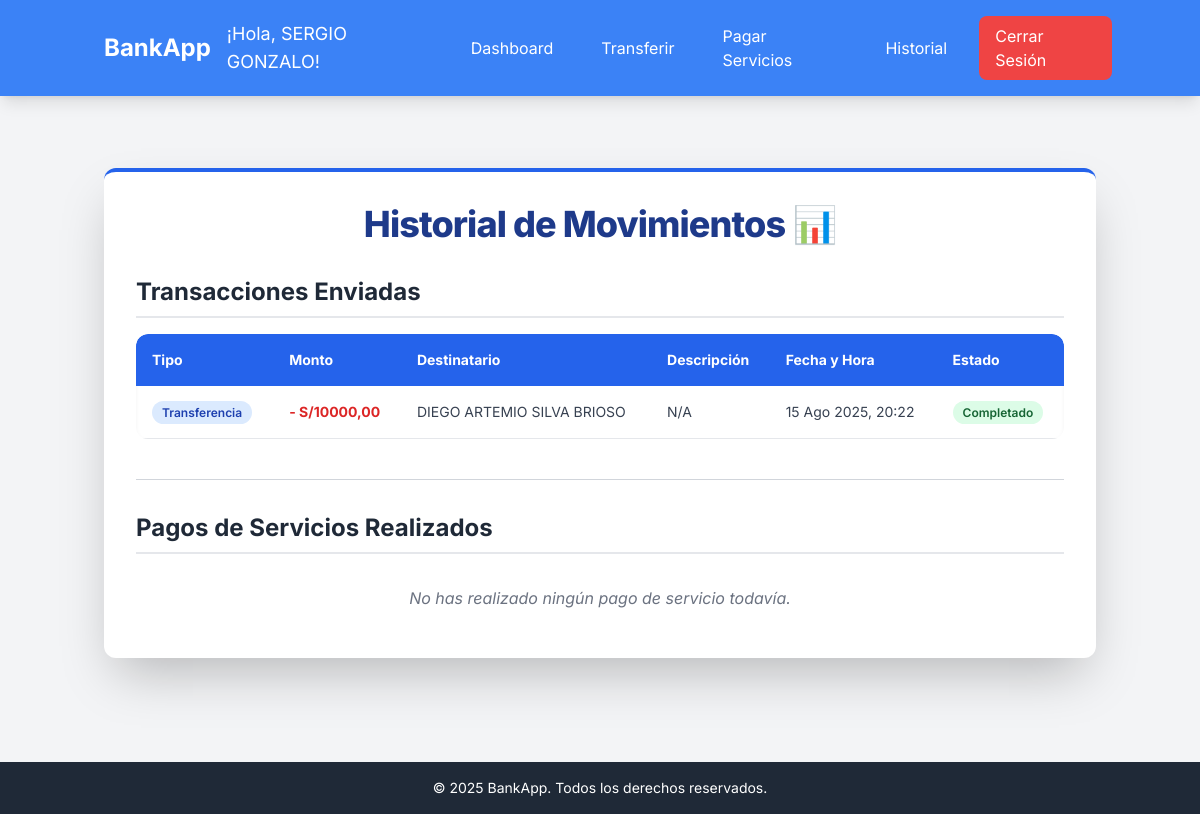
/bank/history/ (signed in), run on the app's committed database.
### core_bank/models.py (models this page shows, shortened)
class CustomUser(AbstractUser):
    dni = models.CharField(max_length=8, unique=True, verbose_name="DNI")
    balance = models.DecimalField(max_digits=10, decimal_places=2, default=Decimal('0.00'))
    first_name = models.CharField(max_length=150, blank=True, verbose_name="Nombres")
    last_name = models.CharField(max_length=150, blank=True, verbose_name="Apellidos")

class Transaction(models.Model):
    TRANSACTION_TYPES = (
        ('transferencia', 'Transferencia'),
        ('pago_servicio', 'Pago de Servicio'),
    )
    sender = models.ForeignKey(CustomUser, related_name='sent_transactions', on_delete=models.CASCADE, verbose_name="Remitente")
    receiver = models.ForeignKey(CustomUser, related_name='received_transactions', on_delete=models.SET_NULL, null=True, blank=True, verbose_name="Destinatario")
    amount = models.DecimalField(max_digits=10, decimal_places=2, verbose_name="Monto")
    transaction_type = models.CharField(max_length=20, choices=TRANSACTION_TYPES, verbose_name="Tipo de Transacción")
    timestamp = models.DateTimeField(auto_now_add=True, verbose_name="Fecha y Hora")
    description = models.CharField(max_length=255, blank=True, null=True, verbose_name="Descripción")
    class Meta:
        ordering = ['-timestamp'] # Ordena las transacciones por fecha descendente

### core_bank/views.py (the view)
# urls.py: path('history/', views.history_view, name='history'),
@login_required
def history_view(request):
    user = request.user
    transactions = Transaction.objects.filter(sender=user).order_by('-timestamp')
    payments = ServicePayment.objects.filter(user=user).order_by('-timestamp')
    def mask_identifier(identifier):
        if identifier and len(identifier) > 4:
            return identifier[:3] + '***' + identifier[-4:]
        return identifier
    context = {
        'transactions': transactions,
        'payments': payments,
        'mask_identifier': mask_identifier,
    }
    return render(request, 'core_bank/history.html', context)

### templates/core_bank/history.html (shortened to what this page needs)
{% extends 'core_bank/base.html' %}
{% block content %}
<div class="card p-8 shadow-2xl rounded-xl border-t-4 border-blue-600 max-w-5xl mx-auto my-10 bg-white">
    <h1 class="text-4xl font-extrabold text-center text-blue-900 mb-8 tracking-tight">Historial de Movimientos 📊</h1>
    <div class="mb-10">
        <h2 class="text-2xl font-bold text-gray-800 mb-4 border-b-2 border-gray-200 pb-2">Transacciones Enviadas</h2>
        {% if transactions %}
        <div class="overflow-x-auto rounded-xl shadow-inner">
            <table class="w-full text-left border-collapse">
                <thead class="bg-blue-600 text-white font-semibold text-sm">
                    <tr>
                        <th class="p-4 rounded-tl-xl">Tipo</th>
                        <th class="p-4">Monto</th>
                        <th class="p-4">Destinatario</th>
                        <th class="p-4">Descripción</th>
                        <th class="p-4">Fecha y Hora</th>
                        <th class="p-4 rounded-tr-xl">Estado</th>
                    </tr>
                </thead>
                <tbody class="text-gray-700 text-sm">
                    {% for t in transactions %}
                    <tr class="border-b border-gray-200 hover:bg-blue-50 transition-colors duration-200 ease-in-out">
                        <td class="p-4 whitespace-nowrap">
                            <span class="bg-blue-100 text-blue-800 text-xs font-semibold px-2.5 py-1 rounded-full">{{ t.get_transaction_type_display }}</span>
                        </td>
                        <td class="p-4 text-red-600 font-bold">- S/{{ t.amount|floatformat:2 }}</td>
                        <td class="p-4">{{ t.receiver.first_name|default_if_none:"" }} {{ t.receiver.last_name|default_if_none:"" }}</td>
                        <td class="p-4 truncate max-w-xs">{{ t.description|default:"N/A" }}</td>
                        <td class="p-4">{{ t.timestamp|date:"d M Y, H:i" }}</td>
                        <td class="p-4">
                            <span class="bg-green-100 text-green-800 text-xs font-semibold px-2.5 py-1 rounded-full">Completado</span>
                        </td>
                    </tr>
                    {% endfor %}
                </tbody>
            </table>
        </div>
        {% else %}
        <p class="text-gray-500 italic text-center py-4">No has realizado ninguna transacción todavía.</p>
        {% endif %}
    </div>
    <hr class="border-gray-300 my-8">
    <div>
        <h2 class="text-2xl font-bold text-gray-800 mb-4 border-b-2 border-gray-200 pb-2">Pagos de Servicios Realizados</h2>
        {% if payments %}
        <div class="overflow-x-auto rounded-xl shadow-inner">
            <table class="w-full text-left border-collapse">
                <thead class="bg-purple-600 text-white font-semibold text-sm">
                    <tr>
                        <th class="p-4 rounded-tl-xl">Servicio</th>
                        <th class="p-4">Monto</th>
                        <th class="p-4">Número de Factura</th>
                        <th class="p-4">Fecha y Hora</th>
                        <th class="p-4 rounded-tr-xl">Estado</th>
                    </tr>
                </thead>
                <tbody class="text-gray-700 text-sm">
                    {% for p in payments %}
                    <tr class="border-b border-gray-200 hover:bg-purple-50 transition-colors duration-200 ease-in-out">
                        <td class="p-4 whitespace-nowrap">
                            <span class="bg-purple-100 text-purple-800 text-xs font-semibold px-2.5 py-1 rounded-full">{{ p.service.name }}</span>
                        </td>
                        <td class="p-4 text-red-600 font-bold">- S/{{ p.amount|floatformat:2 }}</td>
                        <td class="p-4">{{ p.invoice_number|default:"N/A" }}</td>
                        <td class="p-4">{{ p.timestamp|date:"d M Y, H:i" }}</td>
                        <td class="p-4">
                            <span class="bg-green-100 text-green-800 text-xs font-semibold px-2.5 py-1 rounded-full">Completado</span>
                        </td>
                    </tr>
                    {% endfor %}
                </tbody>
            </table>
        </div>
        {% else %}
        <p class="text-gray-500 italic text-center py-4">No has realizado ningún pago de servicio todavía.</p>
        {% endif %}
    </div>
</div>
{% endblock %}

### templates/core_bank/base.html (shortened to what this page needs)
<!DOCTYPE html>
<html lang="es">
<head>
    <script src="https://cdn.tailwindcss.com"></script>
    <link href="https://cdnjs.cloudflare.com/ajax/libs/flowbite/2.3.0/flowbite.min.css" rel="stylesheet" />
</head>
<body class="min-h-screen flex flex-col">
    <nav class="navbar p-4 shadow-lg">
        <div class="container mx-auto flex justify-between items-center">
            <a href="{% url 'core_bank:dashboard' %}" class="text-2xl font-bold rounded-lg px-4 py-2 hover:bg-blue-600 transition duration-300">BankApp</a>
            <div class="flex space-x-4 items-center">
                {% if user.is_authenticated %}
                    <span class="text-white text-lg hidden md:block">¡Hola, {{ user.first_name }}!</span>
                    <a href="{% url 'core_bank:dashboard' %}" class="hover:bg-blue-600">Dashboard</a>
                    <a href="{% url 'core_bank:transfer' %}" class="hover:bg-blue-600">Transferir</a>
                    <a href="{% url 'core_bank:services' %}" class="hover:bg-blue-600">Pagar Servicios</a>
                    <a href="{% url 'core_bank:history' %}" class="hover:bg-blue-600">Historial</a>
                    <a href="{% url 'core_bank:logout' %}" class="hover:bg-red-600 bg-red-500 rounded-lg px-3 py-1">Cerrar Sesión</a>
                {% else %}
                    <a href="{% url 'core_bank:login' %}" class="hover:bg-blue-600">Iniciar Sesión</a>
                    <a href="{% url 'core_bank:register' %}" class="hover:bg-blue-600">Registrarse</a>
                {% endif %}
            </div>
        </div>
    </nav>
    <main class="container mx-auto px-4 py-8 flex-grow">
        {% block content %}{% endblock %}
    </main>
    <footer class="bg-gray-800 text-white p-4 mt-8">
        <div class="container mx-auto text-center text-sm">
            &copy; 2025 BankApp. Todos los derechos reservados.
        </div>
    </footer>
</body>
</html>

### templates/core_bank/base.html (style rules this page uses)
body { font-family: 'Inter', sans-serif; background-color: #f3f4f6; color: #333; }
.navbar { background-color: #3b82f6; }
.navbar a { color: white; padding: 0.5rem 1rem; border-radius: 0.5rem; transition: background-color 0.3s ease; }
.card { background-color: white; border-radius: 1rem; box-shadow: 0 4px 6px rgba(0, 0, 0, 0.1); padding: 1.5rem; }

### data on the page
CustomUser: first_name "SERGIO GONZALO"
Transaction: transaction_type "Transferencia", amount "10000,00", receiver.first_name "DIEGO ARTEMIO", receiver.last_name "SILVA BRIOSO", description "N/A", timestamp "15 Ago 2025, 20:22"
